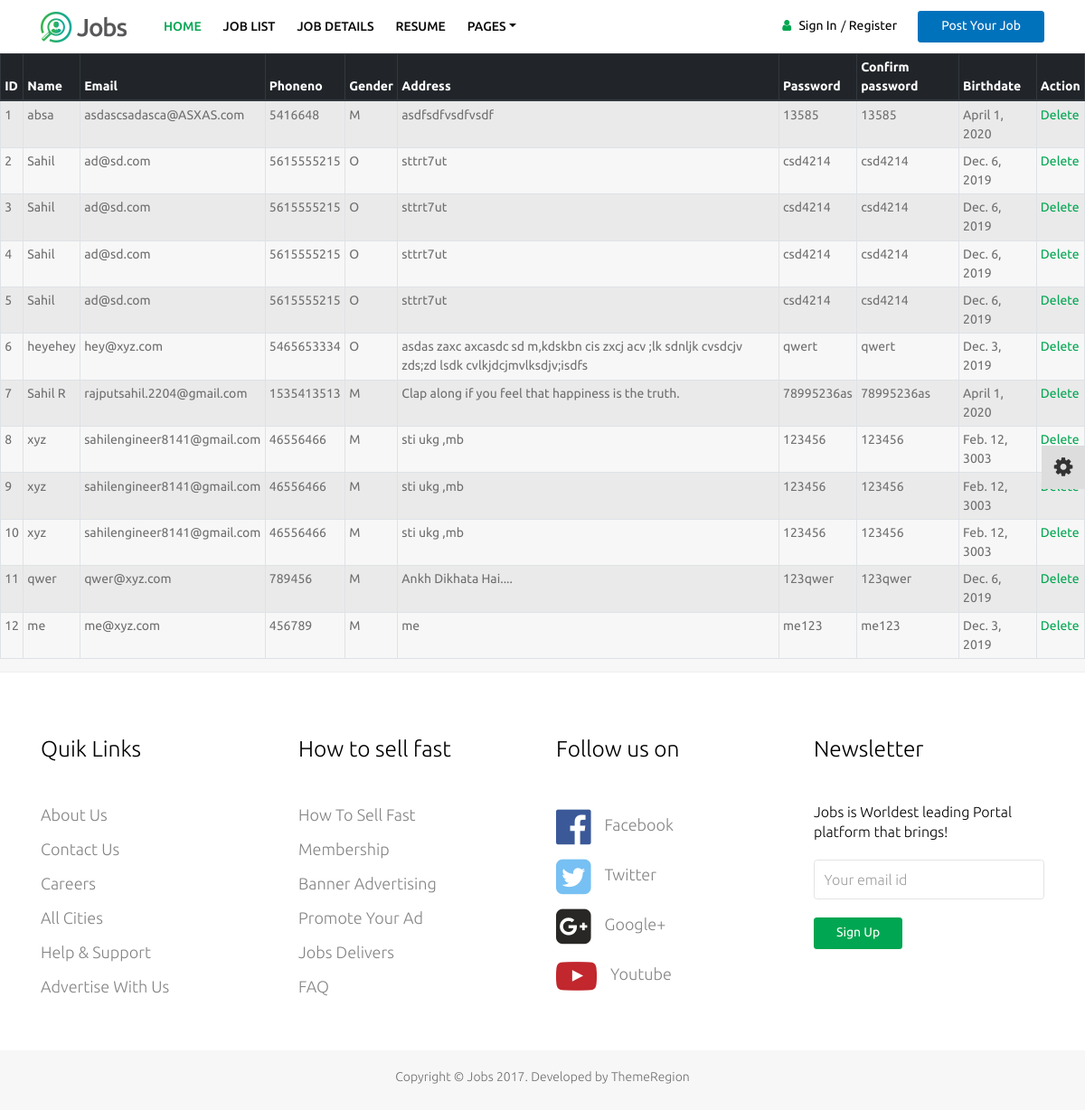
Screenshot of /proshow/ with the database file from the repository.
### home/models.py (models this page shows, shortened)
class profile(models.Model):
    GENDER = [
        ('M','Male'),
        ('F','Female'),
        ('O','Other')
    ]
    name = models.CharField(max_length=50)
    email = models.EmailField()
    phone_no = models.CharField(max_length=10)
    gender = models.CharField(max_length=2,choices=GENDER)
    address = models.TextField()
    password = models.CharField(max_length=10)
    conf_password = models.CharField(max_length=10)
    birthdate = models.DateField()

### home/views.py (the view)
# urls.py: path("proshow/",proshow, name = "proshow"),
def proshow(request):
    temp = "jakaas.html"
    show = profile.objects.all()
    return render(request,temp,{"show":show})

### templates/jakaas.html
{%  extends 'common/head-foot.html' %}
{% load static %}
{% block 'content' %}
<table class="table table-striped table-bordered table-sm">
    <thead class="thead-dark">
    <tr>
        <th>ID</th>
        <th>Name</th>
        <th>Email</th>
        <th>Phoneno</th>
        <th>Gender</th>
        <th>Address</th>
        <th>Password</th>
        <th>Confirm password</th>
        <th>Birthdate</th>
        <th>Action</th>
    </tr>
    </thead>
    <tbody>
{% for sh in show %}
    <tr>
        <td>{{ sh.id }}</td>
        <td>{{ sh.name }}</td>
        <td>{{ sh.email }}</td>
        <td>{{ sh.phone_no }}</td>
        <td>{{ sh.gender }}</td>
        <td>{{ sh.address }}</td>
        <td>{{ sh.password }}</td>
        <td>{{ sh.conf_password }}</td>
        <td>{{ sh.birthdate }}</td>
        <td>
            <a href=" ">Delete</a>
        </td>
    </tr>
{% endfor %}
    </tbody>
</table>
{% endblock %}

### templates/common/head-foot.html (shortened to what this page needs)
{% load static %}
<!DOCTYPE html>
<html lang="en">
<head>
    <link rel="stylesheet" href="{% static 'css/bootstrap.min.css'%}" >
    <link rel="stylesheet" href="{% static 'css/font-awesome.min.css'%}">
	<link rel="stylesheet" href="{% static 'css/icofont.css'%}">
    <link rel="stylesheet" href="{% static 'css/slidr.css'%}">
    <link rel="stylesheet" href="{% static 'css/main.css'%}">
	<link id="preset" rel="stylesheet" href="{% static 'css/presets/preset1.css'%}">
    <link rel="stylesheet" href="{% static 'css/responsive.css'%}">
  </head>
  <body>
	<header id="header" class="clearfix">
		<nav class="navbar navbar-default navbar-expand-lg">
			<div class="container">
				<a class="navbar-brand" href="index-2.html"><img class="img-fluid" src="{% static 'images/logo.png'%}" alt="Logo"></a>
				<div class="collapse navbar-collapse" id="navbarNav">
					<ul class="nav navbar-nav">
						<li class="active"><a href="index-2.html">Home</a></li>
						<li><a href="job-list.html">Job list</a></li>
						<li><a href="details.html">Job Details</a></li>
						<li><a href="resume.html">Resume</a></li>
						<li class="dropdown"><a href="javascript:void(0);" class="dropdown-toggle" data-toggle="dropdown">Pages</a>
						</li>
					</ul>
				</div>
				<div class="nav-right">
					<ul class="sign-in">
						<li><i class="fa fa-user"></i></li>
						<li><a href="signin.html">Sign In</a></li>
						<li><a href="signup.html">Register</a></li>
					</ul>
					<a href="post.html" class="btn">Post Your Job</a>
				</div>
			</div>
		</nav>
	</header>
	{% block 'content' %}
	{% endblock %}
	<footer id="footer" class="clearfix">
		<section class="footer-top clearfix">
			<div class="container">
				<div class="row">
					<div class="col-lg-3 col-sm-6">
						<div class="footer-widget">
							<h3>Quik Links</h3>
							<ul>
								<li><a href="#">About Us</a></li>
								<li><a href="#">Contact Us</a></li>
								<li><a href="#">Careers</a></li>
								<li><a href="#">All Cities</a></li>
								<li><a href="#">Help & Support</a></li>
								<li><a href="#">Advertise With Us</a></li>
							</ul>
						</div>
					</div>
					<div class="col-lg-3 col-sm-6">
						<div class="footer-widget">
							<h3>How to sell fast</h3>
							<ul>
								<li><a href="#">How to sell fast</a></li>
								<li><a href="#">Membership</a></li>
								<li><a href="#">Banner Advertising</a></li>
								<li><a href="#">Promote your ad</a></li>
								<li><a href="#">Jobs Delivers</a></li>
								<li><a href="#">FAQ</a></li>
							</ul>
						</div>
					</div>
					<div class="col-lg-3 col-sm-6">
						<div class="footer-widget social-widget">
							<h3>Follow us on</h3>
							<ul>
								<li><a href="#"><i class="fa fa-facebook-official"></i>Facebook</a></li>
								<li><a href="#"><i class="fa fa-twitter-square"></i>Twitter</a></li>
								<li><a href="#"><i class="fa fa-google-plus-square"></i>Google+</a></li>
								<li><a href="#"><i class="fa fa-youtube-play"></i>youtube</a></li>
							</ul>
						</div>
					</div>
					<div class="col-lg-3 col-sm-6">
						<div class="footer-widget news-letter">
							<h3>Newsletter</h3>
							<p>Jobs is Worldest leading Portal platform that brings!</p>
							<form action="#">
								<input type="email" class="form-control" placeholder="Your email id">
								<button type="submit" class="btn btn-primary">Sign Up</button>
							</form>
						</div>
					</div>
				</div>
			</div>
		</section>
		<div class="footer-bottom clearfix text-center">
			<div class="container">
				<p>Copyright &copy; <a href="#">Jobs</a> 2017. Developed by <a href="http://themeregion.com/">ThemeRegion</a></p>
			</div>
		</div>
	</footer>
	<div class="style-chooser">
		<div class="style-chooser-inner">
			<a href="#" class="toggler"><i class="fa fa-cog fa-spin"></i></a>
		</div>
	</div>
  </body>
</html>

### rows the page displays
profile: id "1", name "absa", email "asdascsadasca@ASXAS.com", phone_no "5416648", gender "M", address "asdfsdfvsdfvsdf", password "13585", conf_password "13585", birthdate "April 1, 2020"
profile: id "2", name "Sahil", email "ad@sd.com", phone_no "5615555215", gender "O", address "sttrt7ut", password "csd4214", conf_password "csd4214", birthdate "Dec. 6, 2019"
profile: id "3", name "Sahil", email "ad@sd.com", phone_no "5615555215", gender "O", address "sttrt7ut", password "csd4214", conf_password "csd4214", birthdate "Dec. 6, 2019"
profile: id "4", name "Sahil", email "ad@sd.com", phone_no "5615555215", gender "O", address "sttrt7ut", password "csd4214", conf_password "csd4214", birthdate "Dec. 6, 2019"
profile: id "5", name "Sahil", email "ad@sd.com", phone_no "5615555215", gender "O", address "sttrt7ut", password "csd4214", conf_password "csd4214", birthdate "Dec. 6, 2019"
profile: id "6", name "heyehey", email "hey@xyz.com", phone_no "5465653334", gender "O", address "asdas zaxc axcasdc sd m,kdskbn cis zxcj acv ;lk sdnljk cvsdcjv zds;zd lsdk cvlkjdcjmvlksdjv;isdfs", password "qwert", conf_password "qwert", birthdate "Dec. 3, 2019"
profile: id "7", name "Sahil R", email "rajputsahil.2204@gmail.com", phone_no "1535413513", gender "M", address "Clap along if you feel that happiness is the truth.", password "78995236as", conf_password "78995236as", birthdate "April 1, 2020"
profile: id "8", name "xyz", email "sahilengineer8141@gmail.com", phone_no "46556466", gender "M", address "sti ukg ,mb", password "123456", conf_password "123456", birthdate "Feb. 12, 3003"
profile: id "9", name "xyz", email "sahilengineer8141@gmail.com", phone_no "46556466", gender "M", address "sti ukg ,mb", password "123456", conf_password "123456", birthdate "Feb. 12, 3003"
profile: id "10", name "xyz", email "sahilengineer8141@gmail.com", phone_no "46556466", gender "M", address "sti ukg ,mb", password "123456", conf_password "123456", birthdate "Feb. 12, 3003"
profile: id "11", name "qwer", email "qwer@xyz.com", phone_no "789456", gender "M", address "Ankh Dikhata Hai....", password "123qwer", conf_password "123qwer", birthdate "Dec. 6, 2019"
profile: id "12", name "me", email "me@xyz.com", phone_no "456789", gender "M", address "me", password "me123", conf_password "me123", birthdate "Dec. 3, 2019"
